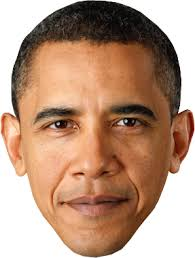
#> input picture face.jpeg, 195 x 258 px, given in place of the camera
$ jupyter execute 'Live Facial Recognition.ipynb'
#> lines starting #> are read from the running program, lines starting #| are printed output that depends on the picture
[cell 1]
import cv2
import numpy as np

[cell 2]
face_cascade = cv2.CascadeClassifier('haarcascade_frontalface_default.xml')

[cell 3]
cap = cv2.VideoCapture(0)

[cell 4]
scaling_factor = .5

[cell 5]
while True:
    ret, frame = cap.read()
#> frame is the input picture: shape (258, 195, 3); mean B, G, R 128.9, 151.2, 185.7
    frame = cv2.resize(frame, None, fx=scaling_factor, fy=scaling_factor, interpolation=cv2.INTER_AREA)
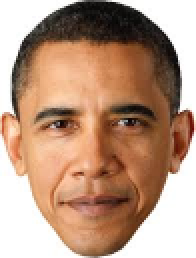
#> frame: shape (129, 98, 3) (shown 2 times larger); mean B, G, R 129.6, 151.8, 186.1
    gray = cv2.cvtColor(frame, cv2.COLOR_BGR2GRAY)
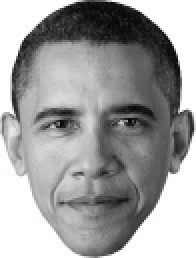
#> gray: shape (129, 98) (shown 2 times larger); min 3, max 255, mean 159.5

    face_rects = face_cascade.detectMultiScale(gray, 1.3, 5)
#> face_rects = [[7, 31, 78, 78]]
    for (x,y,w,h) in face_rects:
        cv2.rectangle(frame, (x,y), (x+w, y+h), (0,255,0), 3)

        cv2.imshow('Face detector', frame)

        c = cv2.waitKey(1)
        if c == 27:
            break
#> this loop made 1 pass; (key Esc is pressed on pass 1)
#> pass 1, `cv2.imshow('Face detector', frame)`:
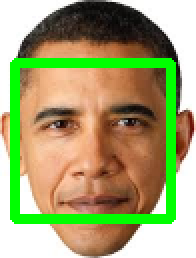
#> window 'Face detector': shape (129, 98, 3) (shown 2 times larger); mean B, G, R 114.6, 165.1, 163.7
cap.release()
cv2.destroyAllWindows
